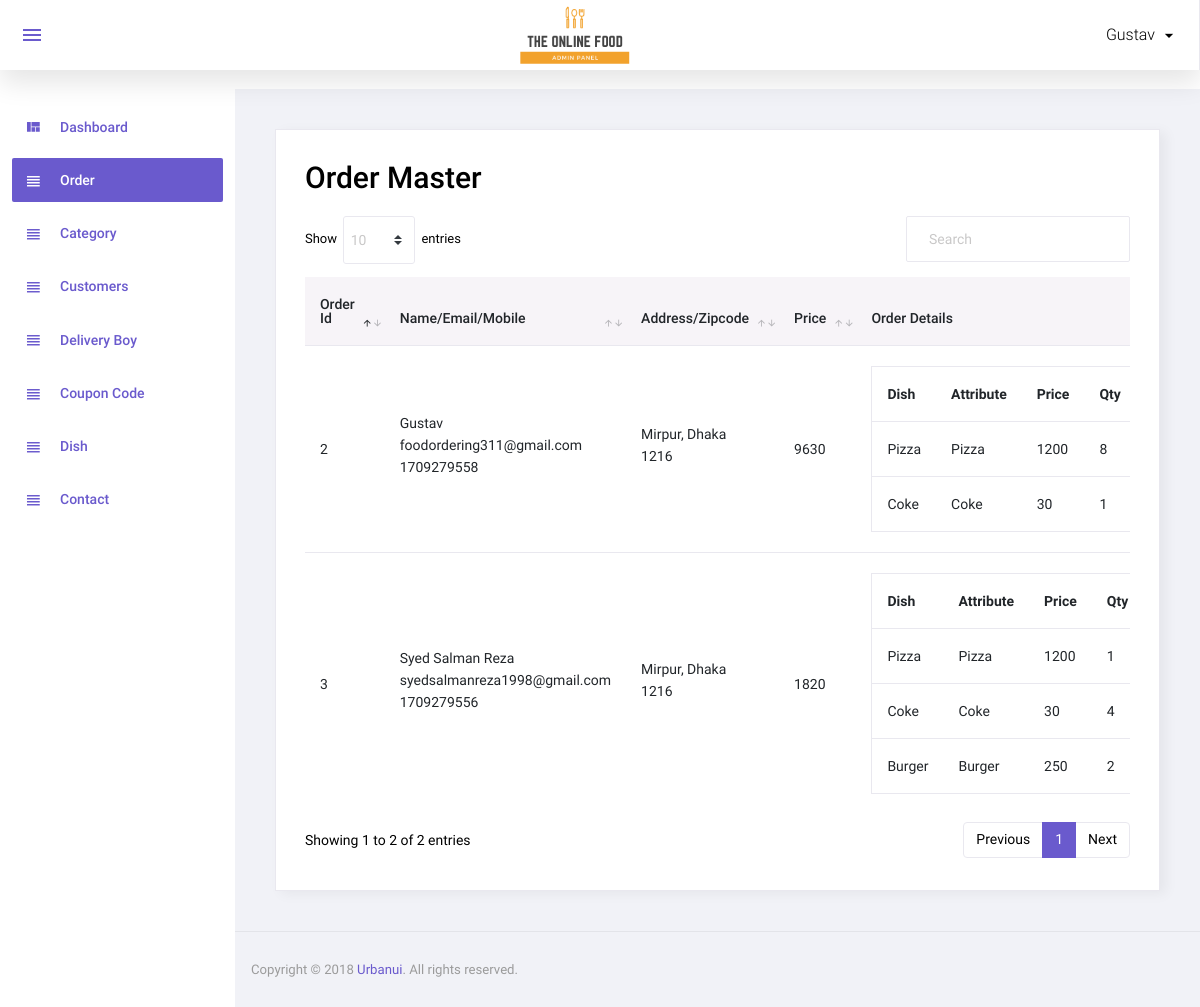
Page /admin/order.php (signed in) on the earlier database version.
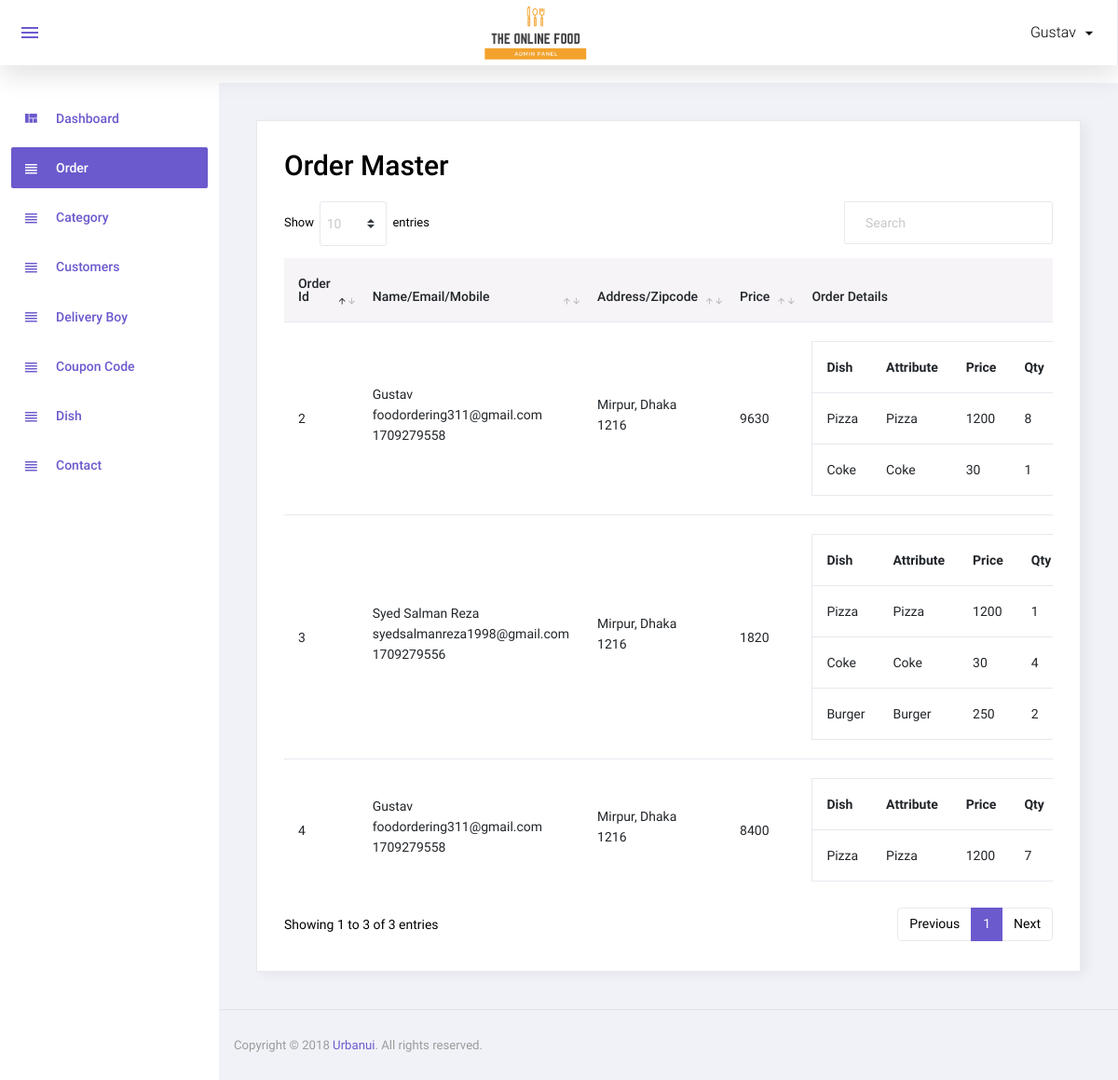
Same page on the later database version.
### tables this page shows
CREATE TABLE `order_master` (
  `id` int(11) NOT NULL,
  `user_id` int(11) NOT NULL,
  `name` varchar(50) NOT NULL,
  `email` varchar(50) NOT NULL,
  `phone` varchar(50) NOT NULL,
  `address` text NOT NULL,
  `total_price` float NOT NULL,
  `zipcode` varchar(10) NOT NULL,
  `delivery_boy_id` int(11) NOT NULL,
  `payment_status` varchar(20) NOT NULL,
  `order_status` int(11) NOT NULL,
  `added_on` datetime NOT NULL,
  `payment_type` varchar(20) NOT NULL
);

CREATE TABLE `order_detail` (
  `id` int(11) NOT NULL,
  `order_id` int(11) NOT NULL,
  `dish_details_id` int(11) NOT NULL,
  `price` float NOT NULL,
  `qty` int(11) NOT NULL
);

CREATE TABLE `dish` (
  `id` int(11) NOT NULL,
  `category_id` int(11) NOT NULL,
  `dish` varchar(100) NOT NULL,
  `dish_detail` text NOT NULL,
  `image` varchar(100) NOT NULL,
  `status` int(11) NOT NULL,
  `added_on` datetime NOT NULL
);

CREATE TABLE `dish_details` (
  `id` int(11) NOT NULL,
  `dish_id` int(11) NOT NULL,
  `attribute` varchar(100) NOT NULL,
  `price` int(11) NOT NULL,
  `status` int(11) NOT NULL,
  `added_on` datetime NOT NULL
);

### function.inc.php (called while the page is built, shortened)
    <?php
function getOrderDetails($oid){
    global $con;
    $sql="select order_detail.price,order_detail.qty,dish_details.attribute,dish.dish
	from order_detail,dish_details,dish
	WHERE
	order_detail.order_id=$oid AND
	order_detail.dish_details_id=dish_details.id AND
	dish_details.dish_id=dish.id";
    $data=array();
    $res=mysqli_query($con,$sql);
    while($row=mysqli_fetch_assoc($res)){
        $data[]=$row;
    }
    return $data;
}
?>

### admin/order.php (the view, shortened to what this page needs)
<?php
include('top.php');
$sql="select order_master.*,order_status.order_status as order_status_str from order_master,order_status where order_master.order_status=order_status.id order by order_master.id desc";
$res=mysqli_query($con,$sql);
?>
    <div class="card">
        <div class="card-body">
            <h1 class="grid_title">Order Master</h1>
            <div class="row grid_box">
                <div class="col-12">
                    <div class="table-responsive">
                        <table id="order-listing" class="table">
                            <thead>
                            <tr>
                                <th width="5%">Order Id</th>
                                <th width="20%">Name/Email/Mobile</th>
                                <th width="20%">Address/Zipcode</th>
                                <th width="5%">Price</th>
                                <th width="10%">Order Details</th>
                            </tr>
                            </thead>
                            <tbody>
                            <?php if(mysqli_num_rows($res)>0){
                                while($row=mysqli_fetch_assoc($res)){
                                    ?>
                                    <tr>
                                        <td><?php echo $row['id']?></td>
                                        <td>
                                            <p><?php echo $row['name']?></p>
                                            <p><?php echo $row['email']?></p>
                                            <p><?php echo $row['phone']?></p>
                                        <td>
                                            <p><?php echo $row['address']?></p>
                                            <p><?php echo $row['zipcode']?></p>
                                        </td>
                                        <td><?php echo $row['total_price']?></td>
                                        <td>
                                            <table style="border:1px solid #e9e8ef;">
                                                <tr>
                                                    <th>Dish</th>
                                                    <th>Attribute</th>
                                                    <th>Price</th>
                                                    <th>Qty</th>
                                                </tr>
                                                <?php
                                                $getOrderDetails=getOrderDetails($row['id']);
                                                foreach($getOrderDetails as $list){
                                                    ?>
                                                    <tr>
                                                        <td><?php echo $list['dish']?></td>
                                                        <td><?php echo $list['attribute']?></td>
                                                        <td><?php echo $list['price']?></td>
                                                        <td><?php echo $list['qty']?></td>
                                                    </tr>
                                                    <?php
                                                }
                                                ?>
                                            </table>
                                        </td>
                                    </tr>
                                    <?php
                                } } else { ?>
                                <tr>
                                    <td colspan="5">No data found</td>
                                </tr>
                            <?php } ?>
                            </tbody>
                        </table>
                    </div>
                </div>
            </div>
        </div>
    </div>
<?php include('footer.php');?>

Differences in the rows shown:
added order_master: id "4", name "Gustav", email "foodordering311@gmail.com", phone "1709279558", address "Mirpur, Dhaka", zipcode "1216", total_price "8400"
added order_detail: dish.dish "Pizza", dish_details.attribute "Pizza", price "1200", qty "7", shown under "4"
Other differences:
text written by a page script: "Show entries Showing 1 to 2 of 2 entries Previous 1 Next" → "Show entries Showing 1 to 3 of 3 entries Previous 1 Next"
